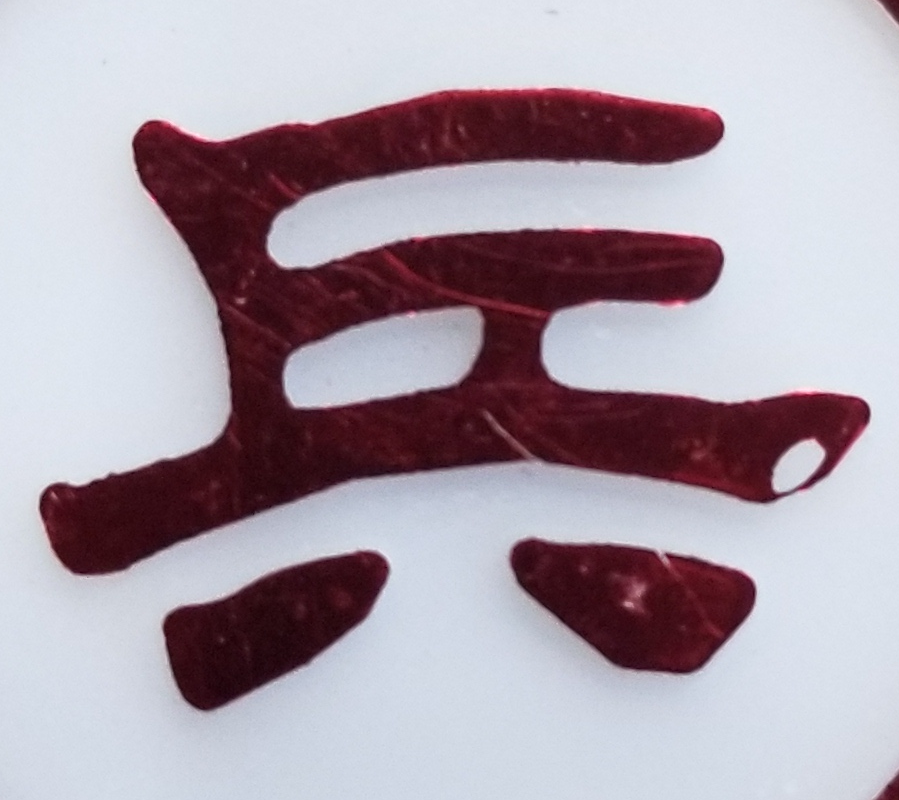
#> input picture FBM_TEST/Template_matching/redbing_zip.png, 899 x 800 px
$ python FLANN_Homography.py
#> lines starting #> are read from the running program, lines starting #| are printed output that depends on the picture; after the words box and inside, x2 and y2 are one past the last pixel; in counts of white or black regions, pixels touching at a corner belong together
import numpy as np
import cv2
from matplotlib import pyplot as plt

MIN_MATCH_COUNT = 10

img1 = cv2.imread('redbing_zip.png', 0)
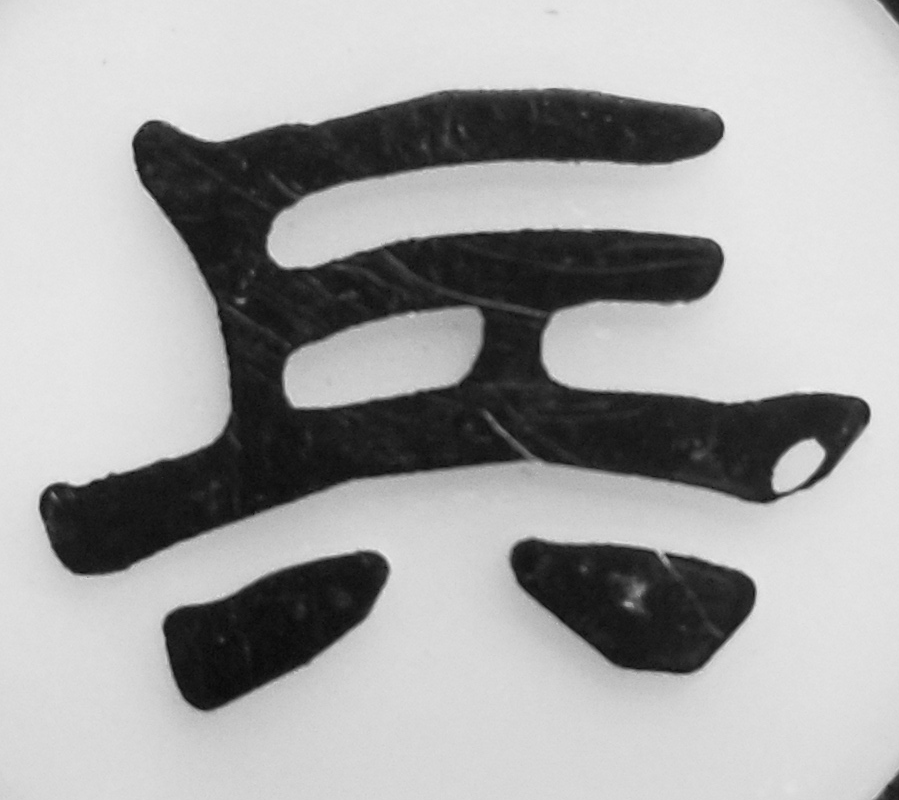
#> img1: shape (800, 899); min 8, max 240, mean 164.2
img2 = cv2.imread('pieces_zip.jpeg', 0)
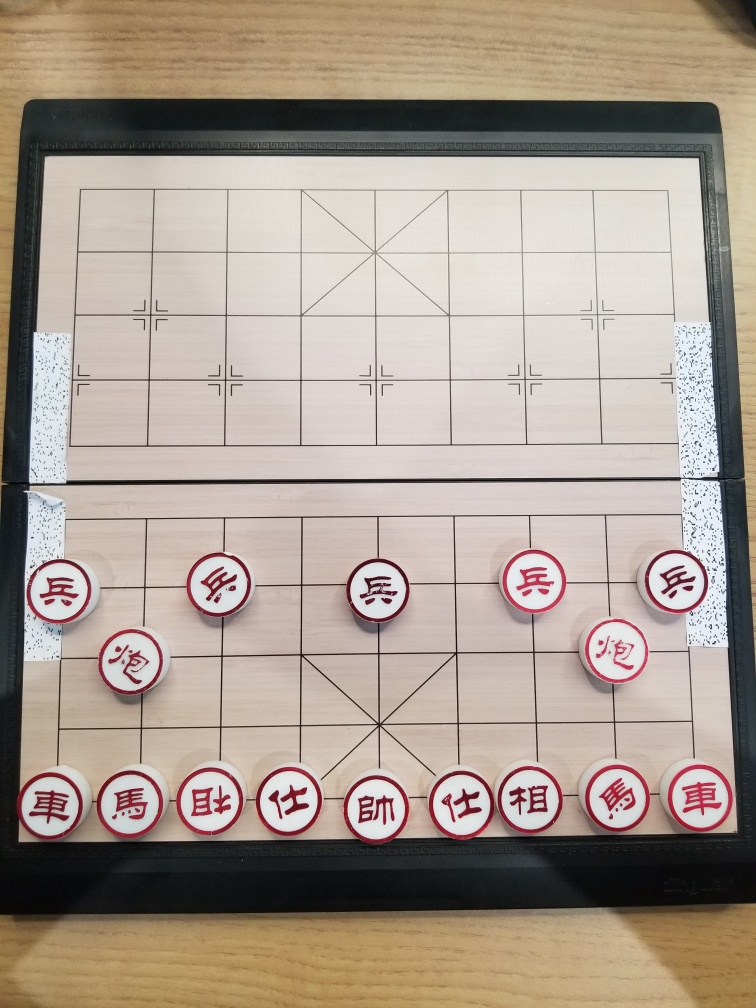
#> input picture FBM_TEST/Template_matching/pieces_zip.jpeg, 756 x 1008 px
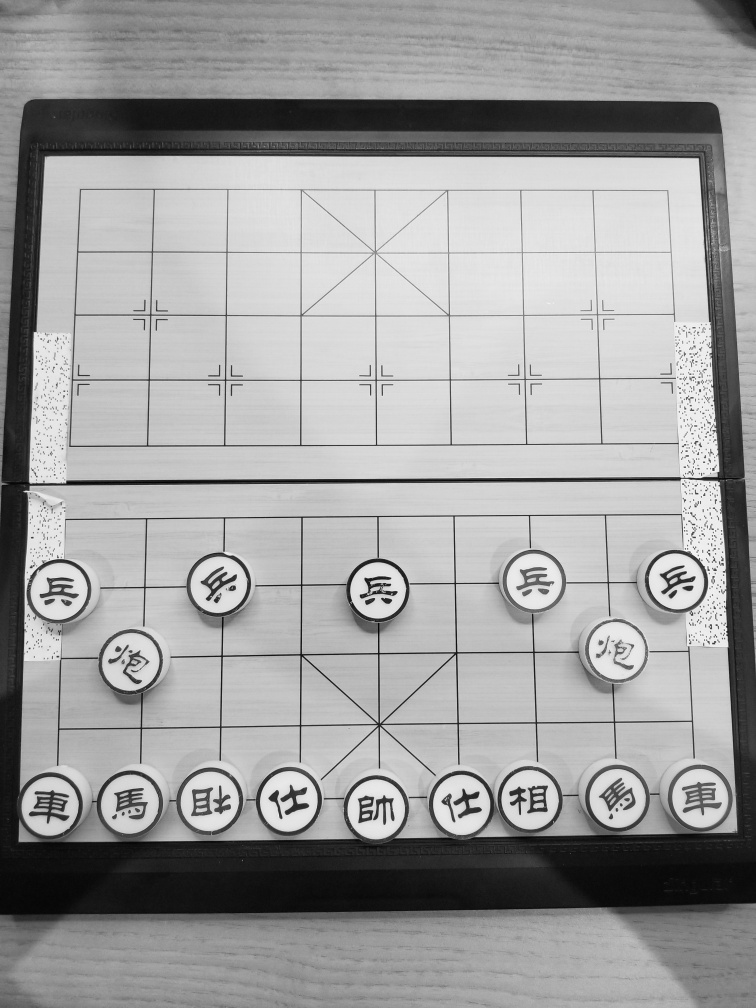
#> img2: shape (1008, 756); min 3, max 254, mean 158.3

sift = cv2.xfeatures2d.SIFT_create()
kp1, des1 = sift.detectAndCompute(img1, None)
#> kp1 = 172 keypoints; strongest (x, y, size): (100, 525, 70.5), (226, 654, 75.8), (678, 269, 52.2), (654, 618, 93.2)
kp2, des2 = sift.detectAndCompute(img2, None)
#> kp2 = 1329 keypoints; strongest (x, y, size): (387, 601, 4.2), (689, 588, 4.1), (395, 593, 3), (273, 797, 5.9)

# [7 lines of commented-out code are left out]

FLANN_INDEX_KETREE = 0
index_params = dict(algorithm = FLANN_INDEX_KETREE, trees = 5)
search_params = dict(checks = 50)

flann = cv2.FlannBasedMatcher(index_params, search_params)

matches = flann.knnMatch(des1, des2, k = 2)
#> matches = 172 matches

# store all the good matches as per Lowe's ratio test
good = []
for m,n in matches:
    if m.distance < 0.7 * n.distance:
        good.append(m)
#> after the loop, good = 12 matches

if len(good) > MIN_MATCH_COUNT:
    src_pts = np.float32([kp1[m.queryIdx].pt for m in good]).reshape(-1, 1, 2)
#> src_pts = [[135.6, 176.6], [161.8, 155.6], [215.4, 565.3], [215.4, 565.3], [231.3, 364.5], [311.3, 233.3], [311.3, 233.3], [317.7, 606.8], [338, 594.1], [510.1, 350.4], [678.1, 269.3], [833.4, 420.2]]
    dst_pts = np.float32([kp2[m.trainIdx].pt for m in good]).reshape(-1, 1, 2)
#> dst_pts = [[722.3, 118], [521.1, 570.7], [213.8, 597.1], [213.8, 597.1], [9.55, 339.8], [372, 582.6], [528.1, 573.9], [51.65, 600.5], [373.3, 599.1], [537.4, 579.2], [225.2, 573.4], [552.5, 582.4]]

    M, mask = cv2.findHomography(src_pts, dst_pts, cv2.RANSAC, 5.0)
#> M = [[0.596, -1.11, 522.6], [0.576, -1.11, 567.6], [0.000982, -0.00195, 1]]; mask = [0, 1, 1, 1, 0, 0, 1, 0, 1, 1, 0, 1]
    matchesMask = mask.ravel().tolist()
#> matchesMask = [0, 1, 1, 1, 0, 0, 1, 0, 1, 1, 0, 1]

    h, w = img1.shape
#> h = 800; w = 899
    pts = np.float32([[0, 0], [0, h - 1], [w - 1, h - 1],[w - 1, 0]]).reshape(-1, 1, 2)
#> pts = [[0, 0], [0, 799], [898, 799], [898, 0]]
    dst = cv2.perspectiveTransform(pts, M)
#> dst = [[522.6, 567.6], [650.3, 569.9], [529.4, 616.3], [561.9, 576.6]]

    img2 = cv2.polylines(img2, [np.int32(dst)], True, 255, 3, cv2.LINE_AA)
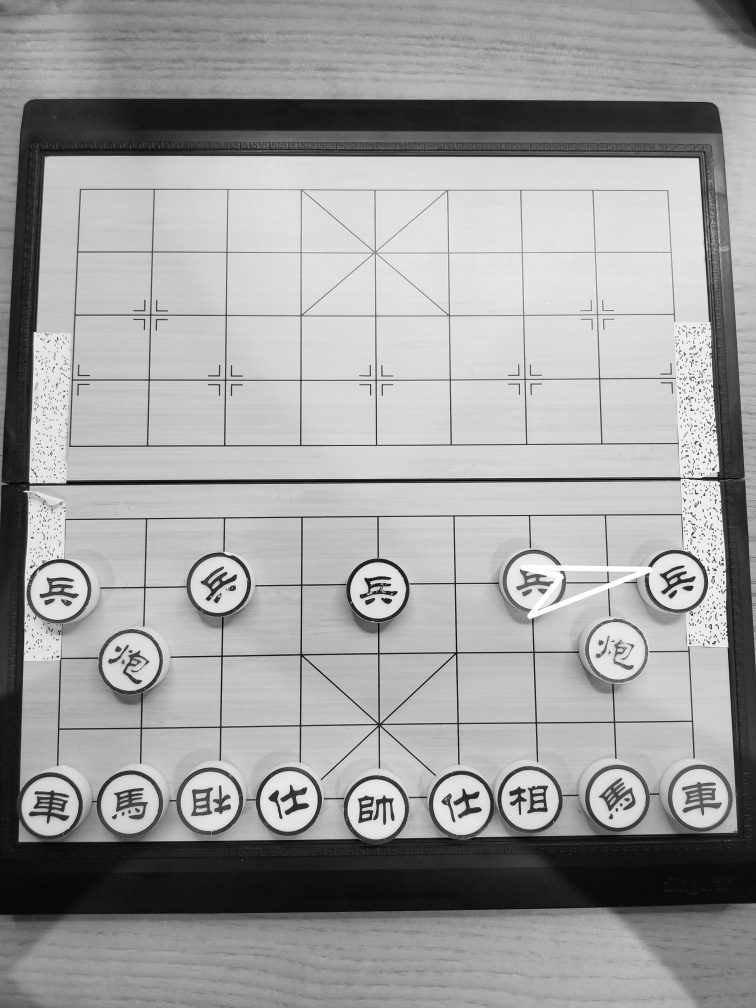
#> img2: shape (1008, 756); 0.29% of pixels changed, all inside (x1, y1, x2, y2) = (520, 564, 653, 620)

else:
    print('Not enough matches are found - %d / %d' %(len(good), MIN_MATCH_COUNT))
    matchesMask = None

draw_params = dict(matchColor = (0, 255, 0), singlePointColor = None, matchesMask = matchesMask, flags = 2)
#> draw_params = 4 items

img3 = cv2.drawMatches(img1, kp1, img2, kp2, good, None, **draw_params)
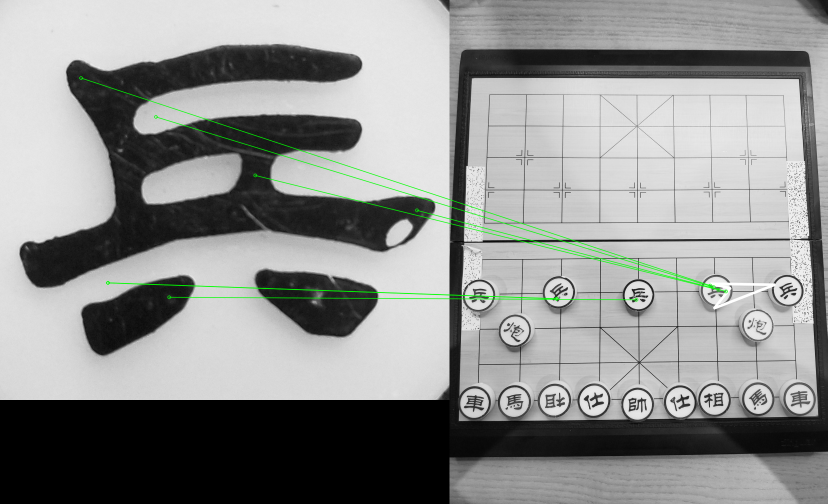
#> img3: shape (1008, 1655, 3) (shown at 1/2 size); mean of channels 0, 1, 2 142.4, 143.7, 142.4; drawn as B, G, R

plt.imshow(img3, 'gray')
plt.show()

# [47 lines of commented-out code are left out]
